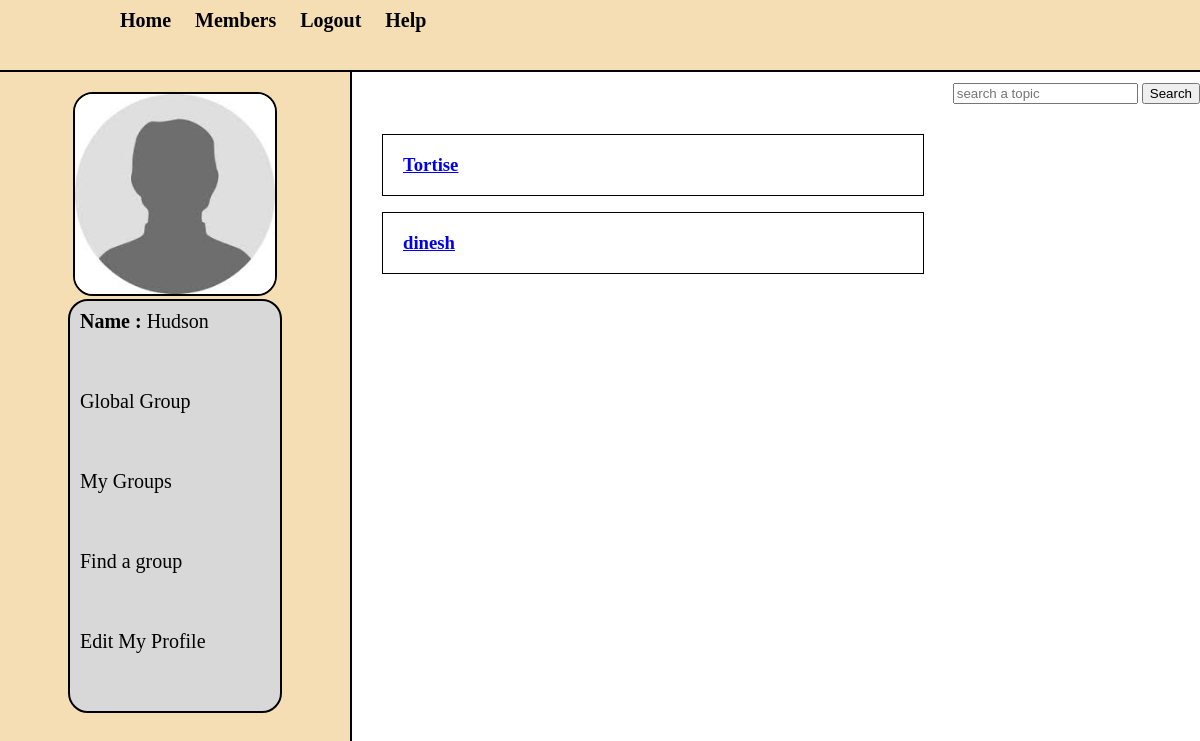
The app's page /my_groups.php (signed in), older data.
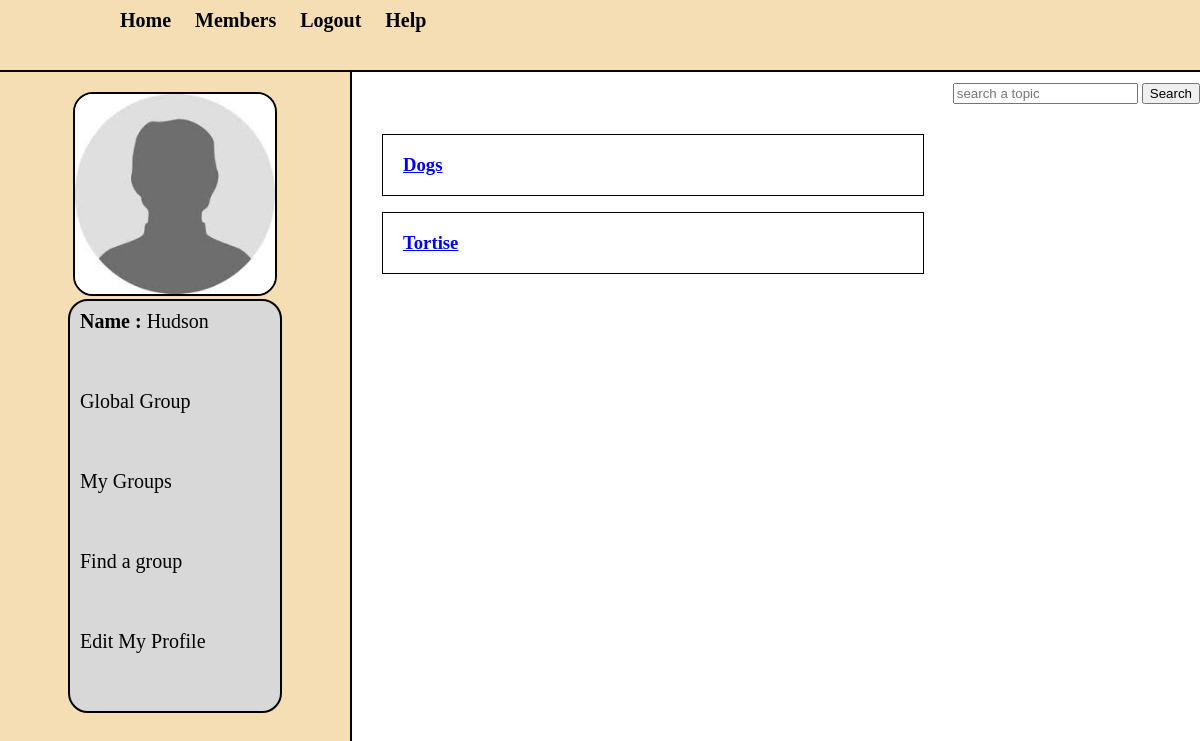
The same page, newer data.
### tables this page shows
CREATE TABLE `topics` (
  `topic_id` int(11) NOT NULL,
  `topic_title` text NOT NULL,
  `choose` varchar(255) NOT NULL
);

### my_groups.php (the view, shortened to what this page needs)
<?php
include "session.php";
?>
<!DOCTYPE html>
<html>
<head>
    <link rel= "stylesheet" href="style/home_style.css" media ="all"/>
  <link rel="stylesheet" href="https://cdnjs.cloudflare.com/ajax/libs/font-awesome/4.7.0/css/font-awesome.min.css">
    </head>
<body>
    <div class='container'>
        <div id= "head_wrap">
            <div id="header">
                <ul id="menu">
                <li><a href="home.php">Home</a></li>
                <li><a href="members.php">Members</a></li>
                <li><a href="logout.php">Logout</a></li>
                    <li><a href="help.php">Help</a></li>
                </ul>
            </div>
        </div>
                <form method="get" action="results.php" id="form1">
                <input type = "text" name = "user_query" placeholder = "search a topic"/>
                <input type = "submit" name = "search" value="Search">
                </form>
        <div class = "content">
            <div id= "user_timeline">
                <div id="user_details">
                    <?php
                    $user = $_SESSION['email'];
                    $get_user = "select * from users where email = '$user'";
                    $run_user = mysqli_query($connection,$get_user);
                    $row=mysqli_fetch_array($run_user);
                    $users_id = $row['users_id'];
                    $last_name = $row['last_name'];
                    $user_image=$row['user_image'];
                    echo "
                    <center><img src='user/user_images/$user_image' width='200' height='200'/></center>
                    <div id='user_mention'>
                     <p><strong><a href='my_profile.php'>Name : </strong> $last_name </a> </p>
                    <p><a href='my_global.php'> Global Group </a> </p>
                    <p><a href='my_groups.php'> My Groups</a> </p>
                     <p><a href='my_findgroup.php'> Find a group</a> </p>";
                     echo " <p><a href='my_editprofile.php'> Edit My Profile </a> </p>
                    </div>";
                    ?>
                </div>
            </div>
                    <div id= "content_timeline">
                     <br>
                     <br>
                    <?php get_my_groups($users_id); ?>
            </div>
        </div>
    </div>
</body>
</html>

### session.php (shortened to what this page needs)
<?php
	$connection=mysqli_connect("localhost","admin","monarchs","pet_finder") or die("Connection Failed");
        ?>
<?php
function get_my_groups($users_id){
    global $connection;
    $get_groups="select topic_id from user_group where users_id = '$users_id'";
    $run_groups = mysqli_query($connection,$get_groups);
    while($row_groups = mysqli_fetch_array($run_groups,MYSQLI_ASSOC) ){
        $topic_id = $row_groups['topic_id'];
        $get_topic_name="select topic_title from topics where topic_id = '$topic_id'";
        $run_get_topic_name =mysqli_query($connection,$get_topic_name);
        while($row_topic_name=mysqli_fetch_array($run_get_topic_name,MYSQLI_ASSOC) ){
        $topic_title = $row_topic_name['topic_title'];
        echo "<div id='groups'>
        <h3><a href='group_profile.php?topic_id=$topic_id&topic_name=$topic_title'> $topic_title          </a>";
       echo "</h3></div></br>";
        }
        }
}
         ?>

Row changes from the older to the newer data that the page shows:
removed topics: topic_title "dinesh"
now on this page (row unchanged): topics: topic_title "Dogs"
